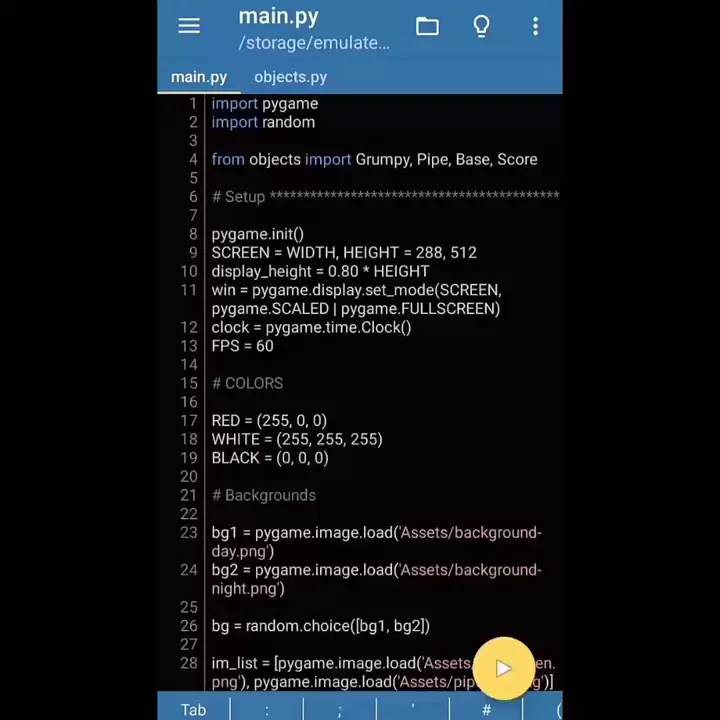
#> input picture Code-Sleep-Python/Flappy Bird/app.webp, 720 x 720 px, given in place of the camera
$ python 'HSV Color filter.py'
#> lines starting #> are read from the running program, lines starting #| are printed output that depends on the picture; after the words box and inside, x2 and y2 are one past the last pixel; in counts of white or black regions, pixels touching at a corner belong together
import cv2
import numpy as np

def callback(x):
    pass

cap = cv2.VideoCapture(0)
cv2.namedWindow('image')

ilowH = 0
ihighH = 179

ilowS = 0
ihighS = 255
ilowV = 0
ihighV = 255

cv2.createTrackbar('lowH','image',ilowH,179,callback)
#> slider 'lowH' is set to 35
cv2.createTrackbar('highH','image',ihighH,179,callback)
cv2.createTrackbar('lowS','image',ilowS,255,callback)
#> slider 'lowS' is set to 51
cv2.createTrackbar('highS','image',ihighS,255,callback)
cv2.createTrackbar('lowV','image',ilowV,255,callback)
#> slider 'lowV' is set to 51
cv2.createTrackbar('highV','image',ihighV,255,callback)


while(True):
    ret, frame = cap.read()
#> frame is the input picture: shape (720, 720, 3); mean B, G, R 26, 20.7, 18
    ilowH = cv2.getTrackbarPos('lowH', 'image')
    ihighH = cv2.getTrackbarPos('highH', 'image')
    ilowS = cv2.getTrackbarPos('lowS', 'image')
    ihighS = cv2.getTrackbarPos('highS', 'image')
    ilowV = cv2.getTrackbarPos('lowV', 'image')
    ihighV = cv2.getTrackbarPos('highV', 'image')

    hsv = cv2.cvtColor(frame, cv2.COLOR_BGR2HSV)
#> hsv: shape (720, 720, 3); mean H, S, V 102.8, 131.1, 28.2

    lower_hsv = np.array([ilowH, ilowS, ilowV])
    higher_hsv = np.array([ihighH, ihighS, ihighV])
    mask = cv2.inRange(hsv, lower_hsv, higher_hsv)
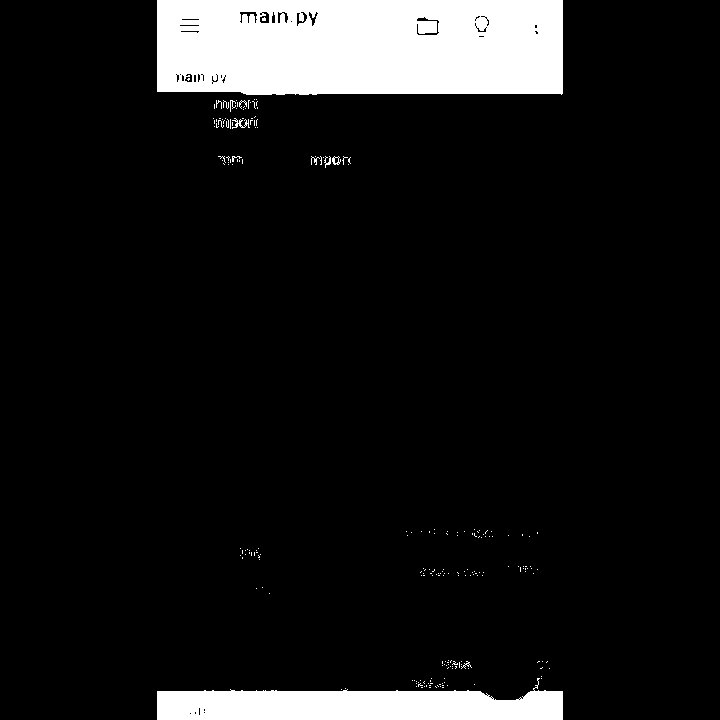
#> mask: shape (720, 720); 9.6% white; 218 white regions (206 under 20 px), largest, box (x1, y1, x2, y2) and area: (157, 0, 563, 95) 37360, (157, 678, 563, 720) 11490, (232, 118, 250, 129) 75
    mask = cv2.erode(mask, None, iterations=6)
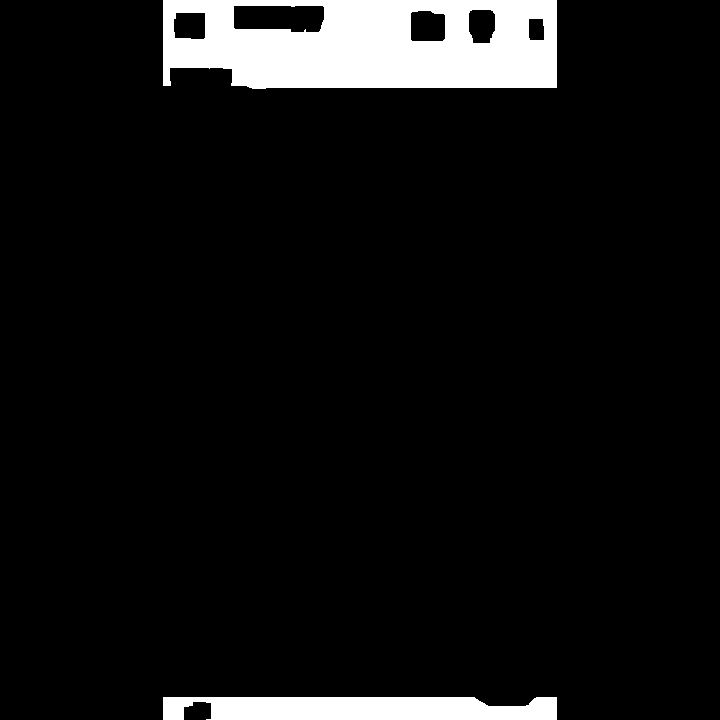
#> mask: shape (720, 720); 7.1% white; 2 white regions, box (x1, y1, x2, y2) and area: (163, 0, 557, 89) 28479, (163, 697, 557, 720) 8178
    mask = cv2.dilate(mask, None, iterations=6)
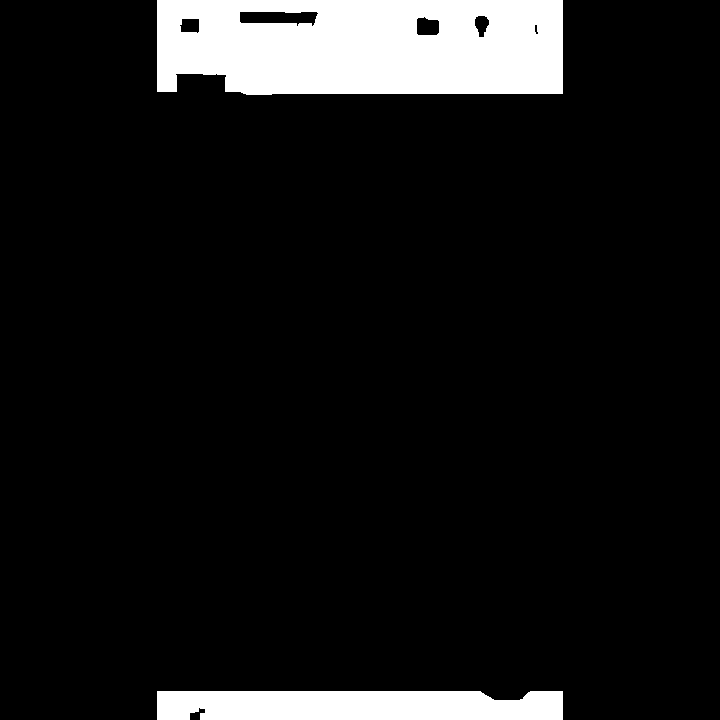
#> mask: shape (720, 720); 9% white; 2 white regions, box (x1, y1, x2, y2) and area: (157, 0, 563, 95) 35547, (157, 691, 563, 720) 11334
    frame = cv2.bitwise_and(frame, frame, mask=mask)
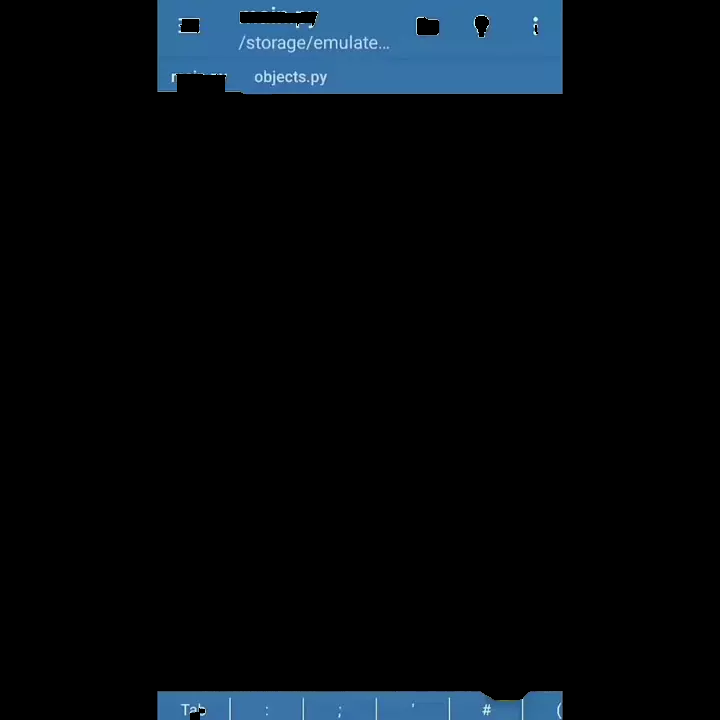
#> frame: shape (720, 720, 3); mean B, G, R 15, 10.6, 5.4

    cv2.imshow('image', frame)
    k = cv2.waitKey(1000) & 0xFF # large wait time to remove freezing
#> (key Esc is pressed here)
    if k == 113 or k == 27:
        break


cv2.destroyAllWindows()
cap.release()
